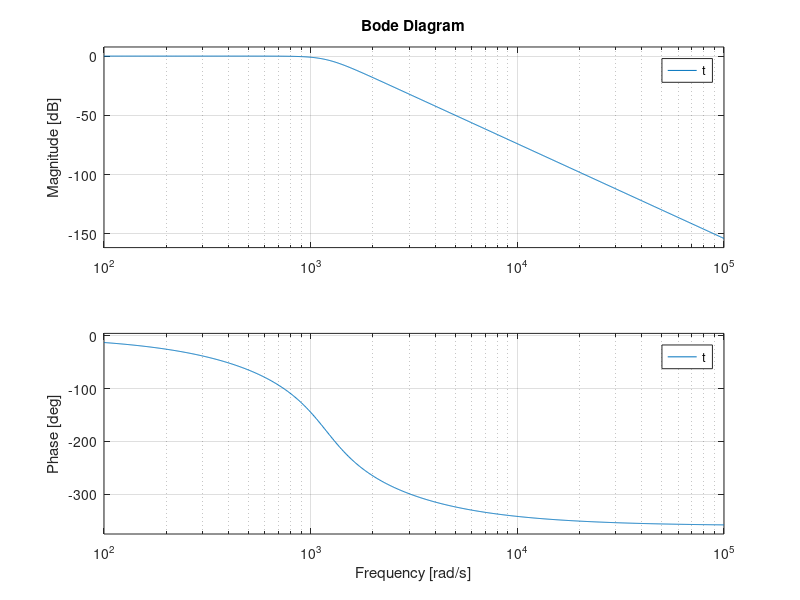
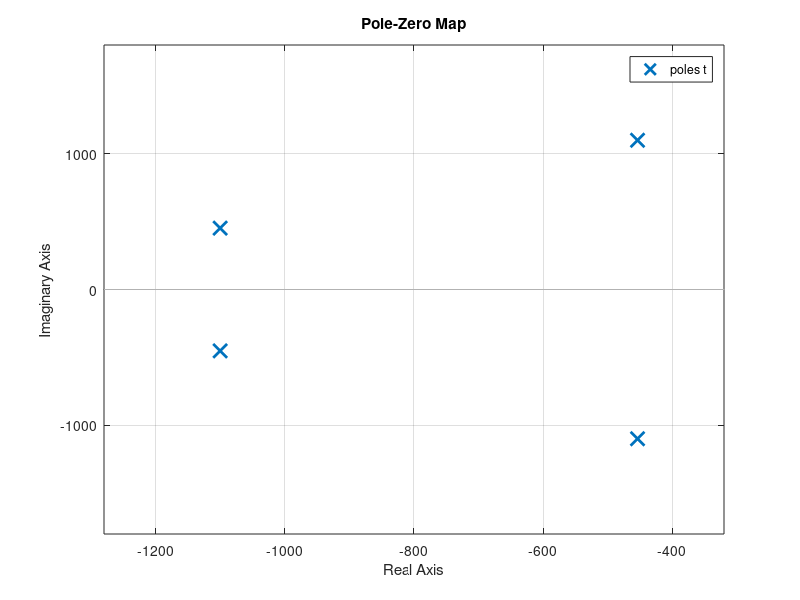

Source code (MATLAB) for these figures, in order:
clc;close all;clear all;
num1=((1234.1)^5);
den1=[1 1234.1];
s= tf('s');
t=(1189.2)^(4)/(((s^2)+(2200.22*s)+(1189.2^2))*((s^2)+(907.786*s)+(1189.2^2)));
figure(1);
bode(t);
figure(2);
pzmap(t)
[p z]=pzmap(t)
